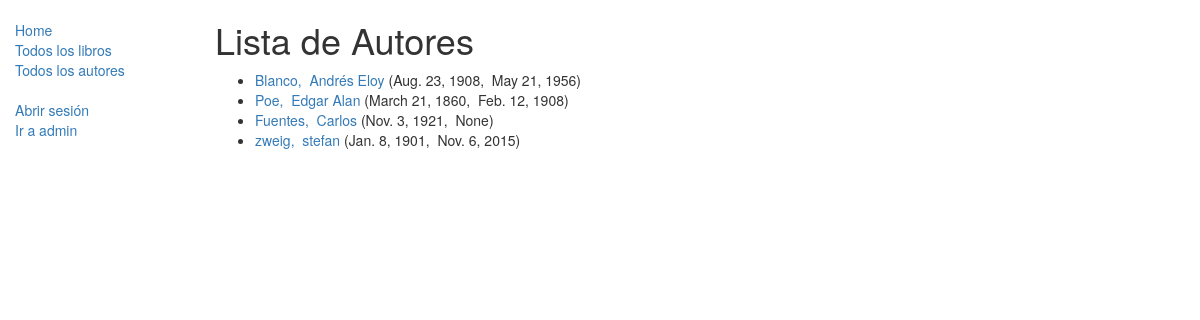
The page /catalogo/autores/ on the database its author committed.
### catalogo/models.py (models this page shows, shortened)
class Autor(models.Model):
    nombre = models.CharField(max_length=100)
    apellido = models.CharField(max_length=100)
    fecha_nacimiento = models.DateField(null=True, blank=True)
    fecha_muerte = models.DateField('Muerte', null=True, blank=True)
    def get_absolute_url(self):
        return reverse('autor-detail', args=[str(self.id)])

### catalogo/views.py (the view)
class VistaListaDeAutores(generic.ListView):
    model = Autor

### catalogo/templates/catalogo/autor_list.html (shortened to what this page needs)
{% extends "base_generica.html" %}
{% block content %}
    <h1>Lista de Autores</h1>
    {% if autor_list %}
    <ul>
      {% for autor in autor_list %}
      <li>
        <a href="{{ autor.get_absolute_url }}">{{ autor.apellido }}, &nbsp;{{autor.nombre}}</a>&nbsp({{ autor.fecha_nacimiento }}, &nbsp{{autor.fecha_muerte}})&nbsp
      </li>
      {% endfor %}
    </ul>
    {% else %}
      <p>No hay autores registrados aún en la librería.</p>
    {% endif %}
{% endblock %}

### rows shown on the page
Autor: apellido "Blanco", nombre "Andrés Eloy", fecha_nacimiento "Aug. 23, 1908", fecha_muerte "May 21, 1956"
Autor: apellido "Poe", nombre "Edgar Alan", fecha_nacimiento "March 21, 1860", fecha_muerte "Feb. 12, 1908"
Autor: apellido "Fuentes", nombre "Carlos", fecha_nacimiento "Nov. 3, 1921", fecha_muerte "None"
Autor: apellido "zweig", nombre "stefan", fecha_nacimiento "Jan. 8, 1901", fecha_muerte "Nov. 6, 2015"
